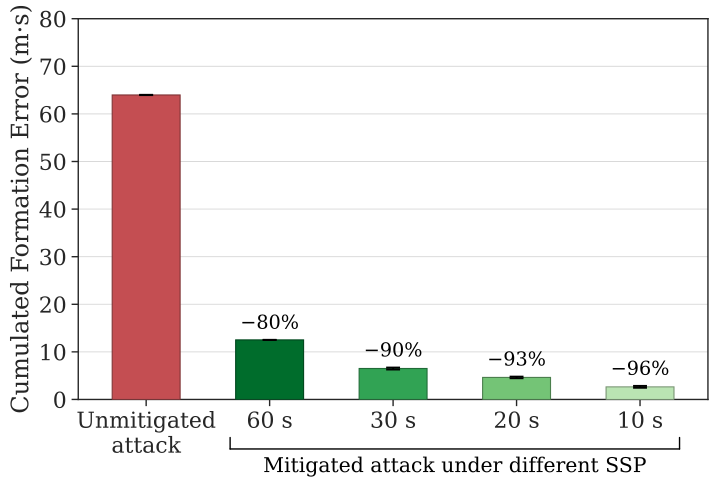

Python code for this plot:
#!/usr/bin/env python3
"""IFE per attack scenario — D-MUTRA formation experiment (bar chart)."""

from pathlib import Path
import glob, json, re
import matplotlib
matplotlib.use("Agg")
import matplotlib.colors as mcolors
import matplotlib.pyplot as plt
from matplotlib.transforms import blended_transform_factory
import numpy as np
import pandas as pd
import seaborn as sns


def _darken(color, factor=0.65):
    return tuple(c * factor for c in mcolors.to_rgb(color))

SCRIPT_DIR  = Path(__file__).parent
DATA_SUBDIR = "formation-v4"
DATA_DIR    = SCRIPT_DIR.parent / "data" / DATA_SUBDIR
OUT_PDF     = SCRIPT_DIR / "formation_impact_ife.pdf"

FONT_SCALE = 1.8
sns.set_theme(context="paper", style="ticks",
              rc={"xtick.direction": "out", "ytick.direction": "out"},
              font_scale=FONT_SCALE)
plt.rcParams.update({"font.family": "serif", "pdf.fonttype": 42, "ps.fonttype": 42})


def scenario_key(tag):
    m = re.match(r"(baseline|unmitigated|mitigated)(?:-ssp(\d+))?-r(\d+)", tag)
    return m.group(1), (int(m.group(2)) // 1000 if m.group(2) else None)


def load_metrics():
    out = {}
    for f in glob.glob(str(DATA_DIR / "metrics-*.json")):
        d = json.load(open(f))
        out.setdefault(scenario_key(d["run_tag"]), []).append(d)
    return out


metrics = load_metrics()

# ── Baseline FE (verification only — healthy FE≈6 mm, negligible vs attack) ──
T_INJECT_REF = np.mean([r["t_inject_s"]
                         for r in metrics[("unmitigated", 10)]
                         if r.get("t_inject_s") is not None])
baseline_ifes = []
for rep in metrics.get(("baseline", None), []):
    df = pd.read_csv(DATA_DIR / f"formation-{rep['run_tag']}.csv")
    mask = df["t_rel_s"] >= T_INJECT_REF
    t  = df.loc[mask, "t_rel_s"].values
    fe = df.loc[mask, "formation_error"].values
    if len(t) > 1:
        baseline_ifes.append(np.trapz(fe, t))
baseline_mean = np.mean(baseline_ifes)
baseline_sd   = np.std(baseline_ifes)
print(f"  Baseline reference  mean={baseline_mean:.3f}  sd={baseline_sd:.3f}  n={len(baseline_ifes)}  (t≥{T_INJECT_REF:.1f} s)")

# ── Scenarios: Unmitigated first, then mitigated from largest to smallest SSP ─
SCENARIOS = [
    # (x-label,          metrics key,          bar color)
    # Color palette darkens with increasing SSP; extend with "#00441b" for 120 s
    ("Unmitigated\nattack", ("unmitigated", 10), "#C44E52"),
    # ("120 s",            ("mitigated",  120),  "#00441b"),  # ← add when data ready
    ("60 s",               ("mitigated",   60),  "#006d2c"),
    ("30 s",               ("mitigated",   30),  "#31a354"),
    ("20 s",               ("mitigated",   20),  "#74c476"),
    ("10 s",               ("mitigated",   10),  "#bae4b3"),
]

labels, means, sds, colors = [], [], [], []
for lbl, key, color in SCENARIOS:
    vals = [r["ife_compromise"] for r in metrics.get(key, [])
            if r.get("ife_compromise") is not None]
    labels.append(lbl)
    means.append(np.mean(vals))
    sds.append(np.std(vals))
    colors.append(color)
    print(f"  {lbl.replace(chr(10),' '):12s}  mean={means[-1]:.3f}  sd={sds[-1]:.3f}  n={len(vals)}")

means = np.array(means)
sds   = np.array(sds)

# ── Bar chart ─────────────────────────────────────────────────────────────────
fig, ax = plt.subplots(figsize=(7.5, 5.2))

x = np.arange(len(labels))
ax.bar(x, means, color=colors, width=0.55, zorder=3,
       edgecolor=[_darken(c) for c in colors], linewidth=0.8)

# SD error bars
ax.errorbar(x, means, yerr=sds, fmt="none",
            color="black", elinewidth=1.4, capsize=5, capthick=1.4, zorder=4)

um_mean = means[0]

# % reduction from unmitigated annotated above each mitigated bar
for i in range(1, len(means)):
    pct = (um_mean - means[i]) / um_mean * 100
    ax.text(x[i], means[i] + sds[i] + 1.5,
            f"−{pct:.0f}%", ha="center", va="bottom",
            fontsize=plt.rcParams["font.size"] * 0.8, color="black")

ax.set_xticks(x)
ax.set_xticklabels(labels)
ax.set_ylabel("Cumulated Formation Error (m·s)")
ax.set_ylim(0, 80)
ax.set_xlim(-0.55, len(labels) - 0.45)

ax.grid(axis="y", which="major", linestyle="-", linewidth=0.7, alpha=0.75)
ax.set_axisbelow(True)

# Bracket below the x-axis grouping the five mitigated (SSP) bars.
trans = blended_transform_factory(ax.transData, ax.transAxes)
x_l, x_r = x[1] - 0.32, x[4] + 0.32
y_line, y_tick = -0.13, -0.10
ax.plot([x_l, x_r], [y_line, y_line], color="black", lw=1.0,
        clip_on=False, transform=trans)
for xp in [x_l, x_r]:
    ax.plot([xp, xp], [y_line, y_tick], color="black", lw=1.0,
            clip_on=False, transform=trans)
ax.text((x_l + x_r) / 2, y_line - 0.02,
        "Mitigated attack under different SSP",
        ha="center", va="top", fontsize=plt.rcParams["font.size"] * 0.85,
        color="black", clip_on=False, transform=trans)

fig.tight_layout()
fig.savefig(OUT_PDF, bbox_inches="tight")
print(f"Saved → {OUT_PDF}")
